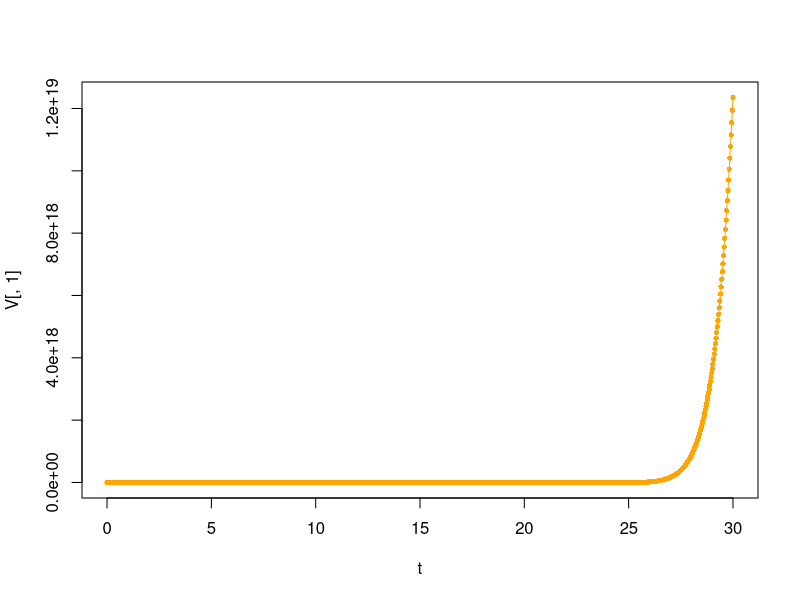
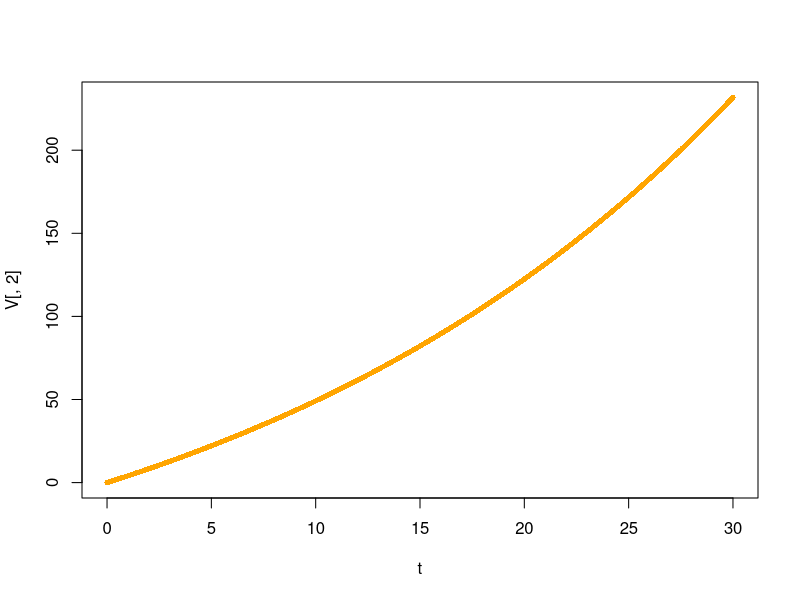
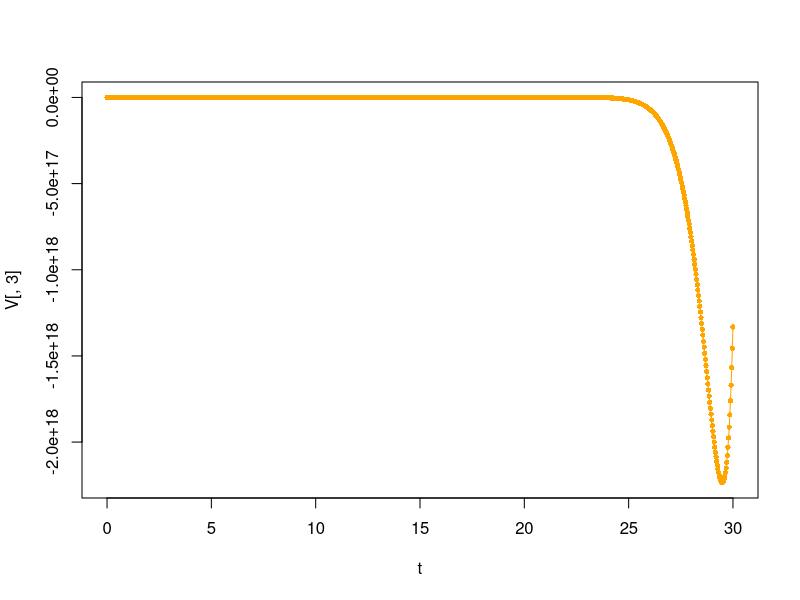
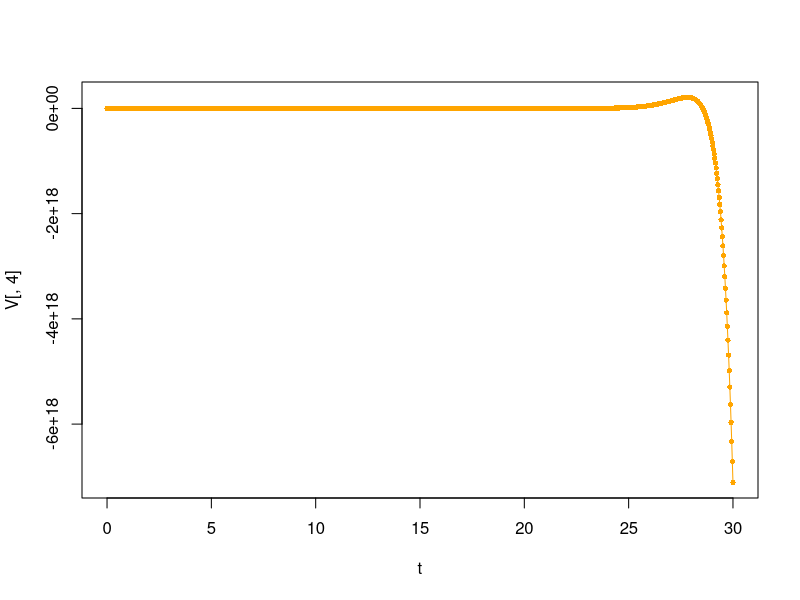

Source code (R) for these figures, in order:
# __________________________________________________________________________________________________
# 
# autor: Pedro Guarderas
# email: ajusworkopensource@gmail.com
# file: continuous_markov_chain.R
# 
# This program is free software; you can redistribute it and/or modify it under the 
# terms of the GNU General Public License as published by the Free Software Foundation; 
# either version 2 of the License, or (at your option) any later version.
# __________________________________________________________________________________________________


# __________________________________________________________________________________________________
# Thiele equation solver

T<-30
N<-100*10
t<-seq( 0, T, length.out = N )

n<-4
V<-matrix( rep( 0, n ), 1, n, byrow = TRUE )
r<-0.04
b<-c( 10, -4, 3, 8 )

B<-list( list( e = c( 2, 3, 4 ), b = c( 100, -200, 0.04 ) ), 
         list( e = NULL, b = 0 ),
         list( e = c( 4 ), b = c( 0.05 ) ),
         list( e = c( 1, 3 ), b = c( -0.01, 0.02 ) ) )

U<-list( list( e = c( 2, 3, 4 ), u = c( 0.01, 0.7, 0.2 ), p = c( 0.01 / 0.91, 0.7 / 0.91, 0.2 / 0.91 ) ), 
         list( e = NULL, u = 0, p = 1 ),
         list( e = c( 4 ), u = c( 0.8 ), p = c( 0.8 / 0.8 ) ),
         list( e = c( 1, 3 ), u = c( 0.6, 0.3 ), p = c( 0.6 / 0.9, 0.3 / 0.9 ) ) )
I<-1:4
for ( k in 2:N ) {
  dt<-t[k] - t[k-1]
  v<-V[k-1,]
  for ( i in 1:n ) {
    v[i]<-v[i] + 
      dt * ( r * v[i] - b[i] - 
               sum( B[[i]]$b * U[[i]]$u ) - 
               sum( v[B[[i]]$e] * U[[i]]$u ) + 
               v[i] * sum( U[[i]]$u ) )
  }
  V<-rbind( V, v )
}

plot( t, V[,1], type = 'o', cex = 0.7, col = 'orange', pch = 16 )
plot( t, V[,2], type = 'o', cex = 0.7, col = 'orange', pch = 16 )
plot( t, V[,3], type = 'o', cex = 0.7, col = 'orange', pch = 16 )
plot( t, V[,4], type = 'o', cex = 0.7, col = 'orange', pch = 16 )
